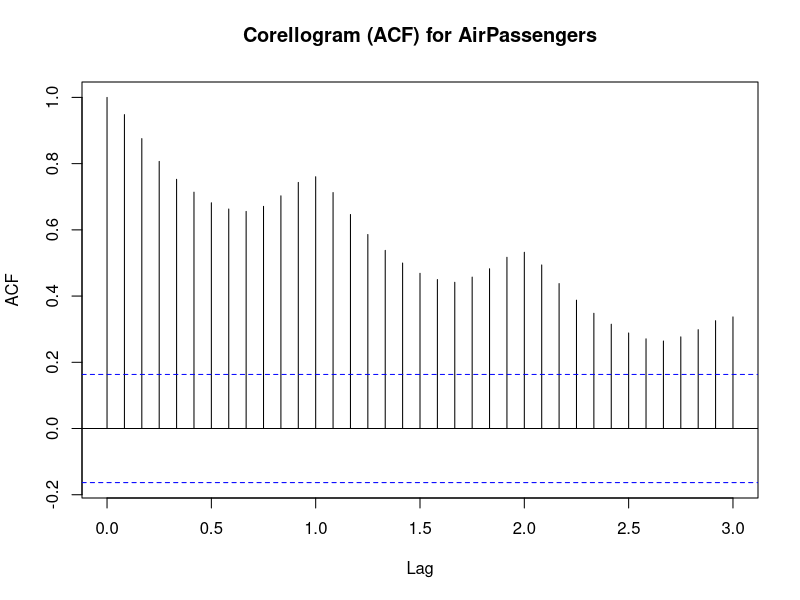
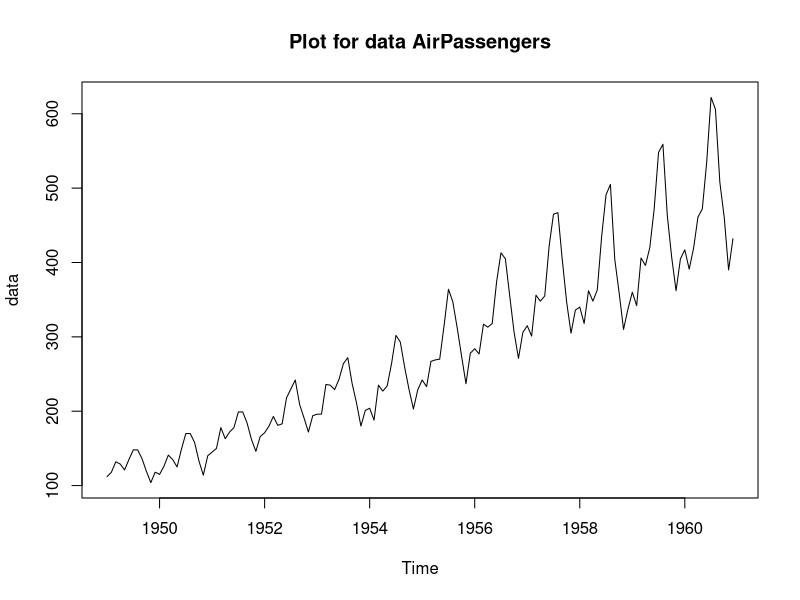
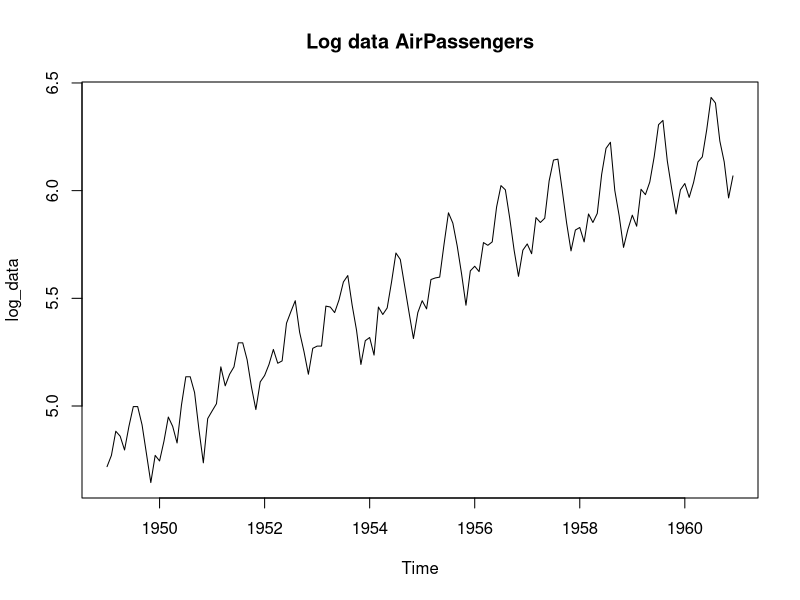
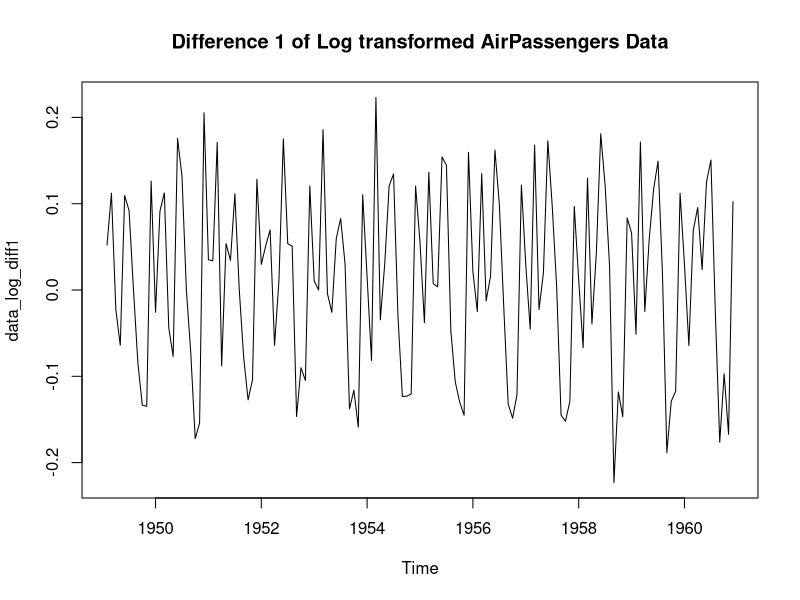
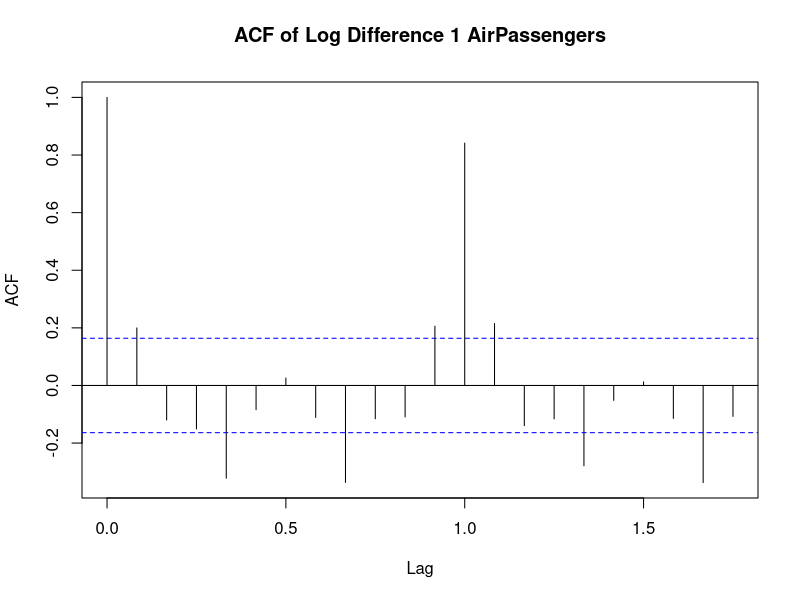
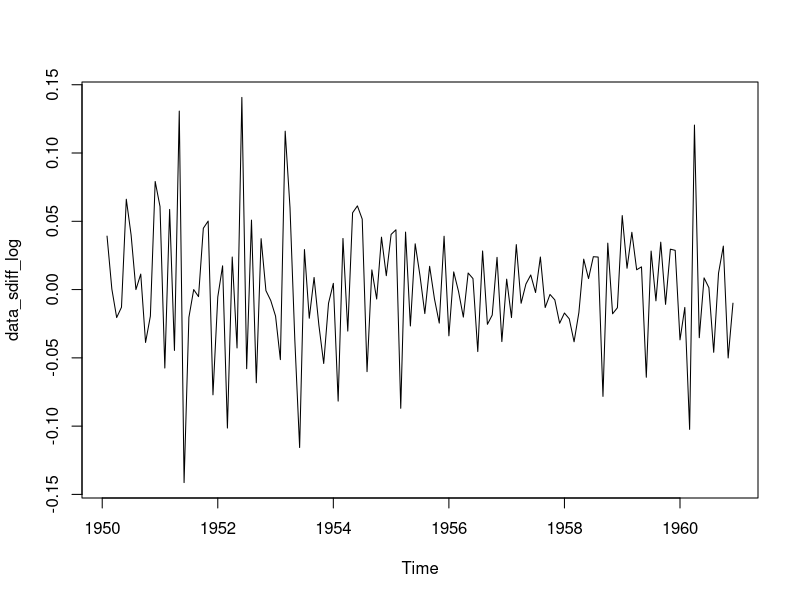
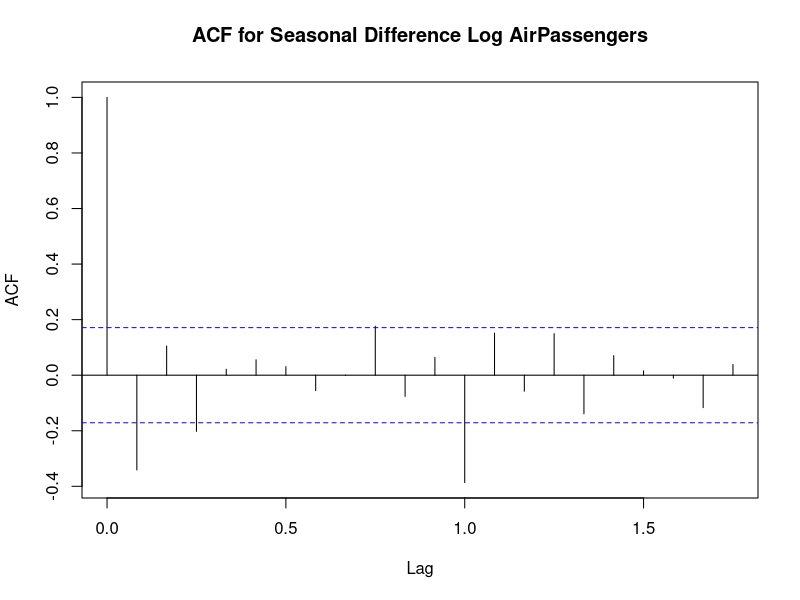
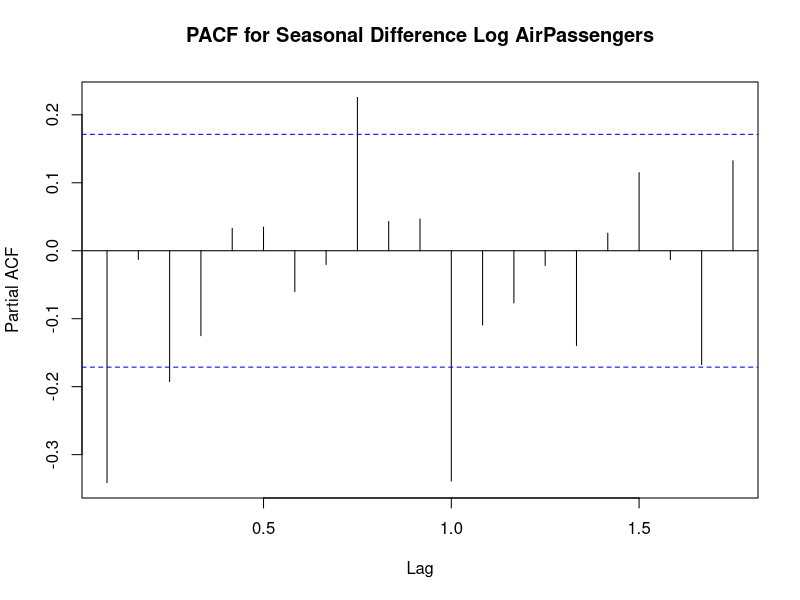

R code for these plots, in order:
library(tseries)
library(forecast)


# ARIMA model practicing
# finding model parameters

# ARIMA(p, d, q)

# find difference (d) first, make series stationary before finding the AR and MA orders.

data = AirPassengers
class(data)

acf(data, lag.max=36, main="Corellogram (ACF) for AirPassengers")
plot(data, main="Plot for data AirPassengers")

# the plot has an upward trend as well as a seasonal growth.
# We want to remove the both and make the data stationary before working for ARIMA models.
# We can stablize the seasonal growth by log transformations.

log_data = log(data)
plot(log_data, main="Log data AirPassengers")

head(data)
head(log_data)

# After removing the growth, we still have the upwards trend.
# We can stabilize the trend by taking the differences of log transformed data

data_log_diff1 = diff(log_data)
plot(data_log_diff1, main="Difference 1 of Log transformed AirPassengers Data")

# In the original dataset, we could observe some seasonal differences.
# Peaks in summers, troughs in winters. We also need to deal with these fluctuations
# The ADF test expect long-term stochastic trends, they cannot correctly deal with periodic fluctuations.

# We can statistically detect seasonality with the ACF plot.
# We first find out the frequency of our time series data.
# The frequency is often the lag in our dataset that represents 1 seasonal cycle

frequency(data_log_diff1) # 12

acf(data_log_diff1, main="ACF of Log Difference 1 AirPassengers")

# From the ACF plot, we can observe their are repeating and decaying seasonal cycle.
# From plots we also observe peaks at each season(year) start, so our lag diff is 12
# To remove the repeated cycles, we difference our data on the seasonal lag, 12 in this case.

data_sdiff_log = diff(data_log_diff1, lag=12)

plot(data_sdiff_log)

# By obtaining this new dataset and observing the plot, 
# we might conclude it is stationary.
# We move towards statistical tests to get evidence of data being stationary

# Augumented Dickey Fuller Test(ADF)
# The ADF test has the following hypothesis:
# H0: Series has unit-root (non-stationary)
# H1: Series is stationary

# Interpret: ADF p-value < 0.05, Reject unit root, evidence of stationary
#           ADF p-value > 0.05, Fail to reject, unit root present(non-stationary)

adf.test(data_sdiff_log)

# data has p-value < 0.01, which is also less than critical(0.05)
# We reject the H0, there is evidence of stationary data now.

# Another test to use is the KPSS test (Kwiatkowski-Phillips-Schmidt-Shin)
# This tests if a time series is stationary around a mean. It is the opposite of ADF in hypothesis.
# Use alongside ADF to cross-examine and catch hidden trends/biases.
#
# HYPOTHESES:
#   Null Hypothesis (H0):      The data is stationary (No unit root / stable).
#   Alternative Hypothesis (H1): The data IS NOT stationary (Has a unit root).
#
# DECISION RULE:
#   p-value < 0.05  --> Reject H0 --> Data is NON-STATIONARY (Needs differencing)
#   p-value >= 0.05 --> Fail to reject H0 --> Data IS STATIONARY (Ready for model)


# Run the test (By default, null = type="mu" for stationary around a mean)
kpss_result = kpss.test(data_sdiff_log)

kpss_result

# our kpss_result$p.value >= 0.05 (0.1), so we fail to reject H0 
# There is insufficient evidence of data being non-stationary. 

# Both ADF and KPSS test point to data being stationary

#==================
# Since we have applied two differences to this dataset, we are now working with a
# SARIMA model(Seasonal Autoregressive Integrated Moving Average)
# The order for which is ARIMA(p, d, q) X (P, D, Q)s,
# Where the later set denotes the seasonal parameters, with s being seasonal period(12 in this case)

#  Since the upwards trend was removed after differencing model 1 times
# We have d and D(seasonal differencing order, used to remove annual cylce) parameters = 1, with s = 12

# We draw the ACF(for MA) and PACF(for AR) plots
acf(data_sdiff_log, main="ACF for Seasonal Difference Log AirPassengers")
pacf(data_sdiff_log, main="PACF for Seasonal Difference Log AirPassengers")

# We can manually use the ACF and PACF plots,
# or alternatively use the auto.arima() function.
# This function can by itself handle the trend and seasonal difference fixing,
# However, it cannot fix the changing variance in data so we pass in the log transformed data.

best_arima_model = auto.arima(log(data), stepwise = FALSE, approximation = FALSE)

summary(best_arima_model)

# Now we check the residuals to check how correct the model is

arima_model_residuals = residuals(best_arima_model)

# We plot residuals, they should appear as completely random values
plot(arima_model_residuals, main="Residuals Time Plot")

checkresiduals(best_arima_model)

# The Ljung box test p-value is > 0.05 (0.233), hence we  fail to reject the null hypothesis.
# The residuals are independently distributed white noise.

# We can now use the model for future predictions
# Generate a 24-month (2 years) future forecast
# Lambda = 0 tells R to automatically handle the exp() un-logging of the data and bias correction.
future_prediction = forecast(best_arima_model, h = 24, lambda = 0)

# Print the predicted table (Point Forecast, Lo 80, Hi 80, Lo 95, Hi 95)
print(future_prediction)

# We now plot the final predicted values on top of the normal AirPassenger data
# We plot as an overlay graph
plot(AirPassengers, 
     xlim = c(1949, 1963),  # Extend the X-axis out to 1963 to make room for the forecast
     ylim = c(100, 700),    # Set the Y-axis range to fit the future growth peaks
     main = "2 Year SARIMA model prediction AirPassengers",
     xlab = "Year", 
     ylab = "Raw Passenger Count", 
     lwd = 2)

# Layer the future predictions directly on top of the active plot window
lines(future_prediction$mean, col = "blue", lwd = 2, lty = 1)

# Add the upper and lower 95% confidence bands as dashed boundary lines
lines(future_prediction$upper[,2], col = "darkgray", lty = 2)
lines(future_prediction$lower[,2], col = "darkgray", lty = 2)

# Add a legend
legend("topleft", 
       legend = c("Original Historical Data", "SARIMA Future Mean", "95% Confidence Band"),
       col = c("black", "blue", "darkgray"), 
       lty = c(1, 1, 2), 
       lwd = c(2, 2, 1))
